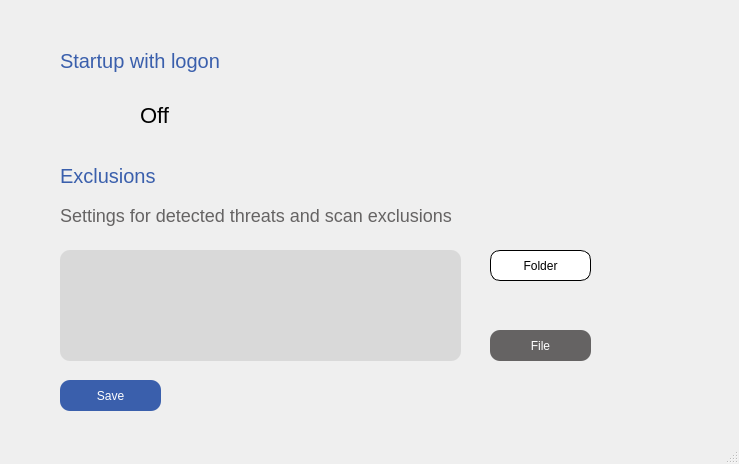
<?xml version="1.0" encoding="UTF-8"?>
<ui version="4.0">
 <class>advancedOption</class>
 <widget class="QMainWindow" name="advancedOption">
  <property name="geometry">
   <rect>
    <x>0</x>
    <y>0</y>
    <width>739</width>
    <height>464</height>
   </rect>
  </property>
  <property name="windowTitle">
   <string>MainWindow</string>
  </property>
  <widget class="QWidget" name="centralwidget">
   <widget class="QLabel" name="label">
    <property name="geometry">
     <rect>
      <x>60</x>
      <y>40</y>
      <width>271</width>
      <height>41</height>
     </rect>
    </property>
    <property name="styleSheet">
     <string notr="true">QLabel {
color: #3A5FAC;
font-size: 20px;
text-align: center;
}</string>
    </property>
    <property name="text">
     <string>Startup with logon</string>
    </property>
   </widget>
   <widget class="QLabel" name="label_2">
    <property name="geometry">
     <rect>
      <x>60</x>
      <y>160</y>
      <width>181</width>
      <height>31</height>
     </rect>
    </property>
    <property name="styleSheet">
     <string notr="true">QLabel {
color: #3A5FAC;
font-size: 20px;
text-align: center;
}</string>
    </property>
    <property name="text">
     <string>Exclusions</string>
    </property>
   </widget>
   <widget class="QLabel" name="label_3">
    <property name="geometry">
     <rect>
      <x>60</x>
      <y>200</y>
      <width>471</width>
      <height>31</height>
     </rect>
    </property>
    <property name="styleSheet">
     <string notr="true">QLabel {
font-size: 18px;
color: #656363;
text-align: center;
}</string>
    </property>
    <property name="text">
     <string>Settings for detected threats and scan exclusions</string>
    </property>
   </widget>
   <widget class="QWidget" name="widget" native="true">
    <property name="geometry">
     <rect>
      <x>60</x>
      <y>250</y>
      <width>401</width>
      <height>111</height>
     </rect>
    </property>
    <property name="styleSheet">
     <string notr="true">QWidget {
background-color: #D9D9D9;
border-radius: 10px;
}</string>
    </property>
   </widget>
   <widget class="QPushButton" name="pushButton">
    <property name="geometry">
     <rect>
      <x>60</x>
      <y>380</y>
      <width>101</width>
      <height>31</height>
     </rect>
    </property>
    <property name="styleSheet">
     <string notr="true">QPushButton {
background-color: #3A5FAC;
border-radius: 10px;
color: #FFFFFF;
}</string>
    </property>
    <property name="text">
     <string>Save</string>
    </property>
   </widget>
   <widget class="QPushButton" name="pushButton_2">
    <property name="geometry">
     <rect>
      <x>490</x>
      <y>330</y>
      <width>101</width>
      <height>31</height>
     </rect>
    </property>
    <property name="styleSheet">
     <string notr="true">QPushButton {
background-color: #656363;
border-radius: 10px;
color: #FFFFFF;
}</string>
    </property>
    <property name="text">
     <string>File</string>
    </property>
   </widget>
   <widget class="QPushButton" name="pushButton_3">
    <property name="geometry">
     <rect>
      <x>490</x>
      <y>250</y>
      <width>101</width>
      <height>31</height>
     </rect>
    </property>
    <property name="styleSheet">
     <string notr="true">QPushButton {
background-color: #FFFFFF;
border-radius: 10px;
color: #000000;
border: 1px solid #000000;
}</string>
    </property>
    <property name="text">
     <string>Folder</string>
    </property>
   </widget>
   <widget class="QLabel" name="label_4">
    <property name="geometry">
     <rect>
      <x>60</x>
      <y>100</y>
      <width>51</width>
      <height>31</height>
     </rect>
    </property>
    <property name="styleSheet">
     <string notr="true">QLabel
{
border-image: url(:/Images/Group 99.png) 0 0 0 0 stretch stretch;
}</string>
    </property>
    <property name="text">
     <string/>
    </property>
   </widget>
   <widget class="QLabel" name="label_5">
    <property name="geometry">
     <rect>
      <x>140</x>
      <y>100</y>
      <width>51</width>
      <height>31</height>
     </rect>
    </property>
    <property name="styleSheet">
     <string notr="true">QLabel {
font-size: 22px;
text-align: center;
}</string>
    </property>
    <property name="text">
     <string>Off</string>
    </property>
   </widget>
   <widget class="QPushButton" name="pushButton_4">
    <property name="geometry">
     <rect>
      <x>30</x>
      <y>90</y>
      <width>101</width>
      <height>51</height>
     </rect>
    </property>
    <property name="styleSheet">
     <string notr="true">QPushButton {
border-radius: 6px;
background: transparent;
}</string>
    </property>
    <property name="text">
     <string/>
    </property>
   </widget>
   <widget class="QPushButton" name="pushButton_5">
    <property name="geometry">
     <rect>
      <x>50</x>
      <y>90</y>
      <width>71</width>
      <height>51</height>
     </rect>
    </property>
    <property name="styleSheet">
     <string notr="true">QPushButton {
border-radius: 6px;
background: transparent;
}</string>
    </property>
    <property name="text">
     <string/>
    </property>
   </widget>
   <widget class="QLabel" name="label_6">
    <property name="geometry">
     <rect>
      <x>60</x>
      <y>100</y>
      <width>51</width>
      <height>31</height>
     </rect>
    </property>
    <property name="styleSheet">
     <string notr="true">QLabel
{
border-image: url(:/Images/Group 992.png) 0 0 0 0 stretch stretch;
}</string>
    </property>
    <property name="text">
     <string/>
    </property>
   </widget>
   <zorder>label</zorder>
   <zorder>label_2</zorder>
   <zorder>label_3</zorder>
   <zorder>widget</zorder>
   <zorder>pushButton</zorder>
   <zorder>pushButton_2</zorder>
   <zorder>pushButton_3</zorder>
   <zorder>label_4</zorder>
   <zorder>label_5</zorder>
   <zorder>label_6</zorder>
   <zorder>pushButton_5</zorder>
   <zorder>pushButton_4</zorder>
  </widget>
  <widget class="QStatusBar" name="statusbar"/>
 </widget>
 <resources/>
 <connections/>
</ui>
